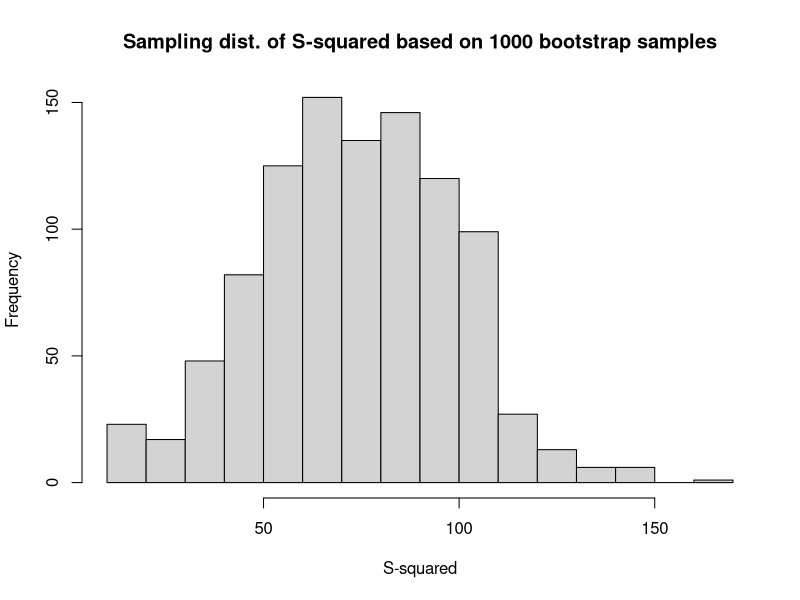
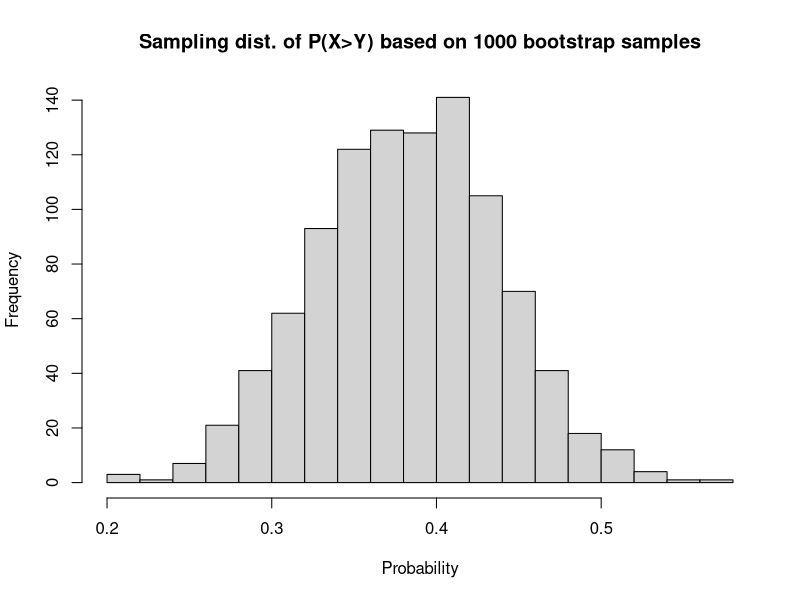

Reproduce these figures in R, in order.
#=====================================
#R code for chapter 6
#=====================================

#====================================================
#Example: Distribution of sample variance
x=c(55,69,46,51,68,57,48,56,55,52,44,73,55,46,47) #Original observations
varx=var(x) #Sample variance of x
print(varx)
B=1000 #Number of bootstrap samples
bootsam=matrix(NA,nrow=B,ncol=length(x)) #Matrix storing the bootstrap samples
#Note: it is typically not necessary to store the bootstrap samples - can demand a lot of
#memory if sample size is large

set.seed(1000) #Make sure the results are reproducible by setting a seed for the random number generator
#Note: If you are using R with version prior to 3.6.0, you will get a different random sequence when using
#the function "sample" (even when the same seed is used). This is because a patch has been made to the
#random number generator in version 3.6.0.

resvec=rep(NA,B) #Vector storing the bootstrap estimates of the sample variance
for (i in 1:B){
	thissam=sample(x=x,size=length(x),replace=TRUE) #Sample from the x's
	bootsam[i,]=thissam
	resvec[i]=var(thissam)
	if(i%%100==0) print(i) #Print every 100th run
}

hist(resvec,main="Sampling dist. of S-squared based on 1000 bootstrap samples",xlab="S-squared")

mean(resvec) #mean value of the bootstrap estimates
mean(resvec-varx) #bias
mean((resvec-mean(resvec))^2) #variance
mean((resvec-varx)^2) #mse
sort(resvec)[B*0.025] #lower limit of 95% bootstrap CI (percentile)
sort(resvec)[B*0.975] #upper limit of 95% bootstrap CI (percentile)
2*varx-sort(resvec)[B*0.975] #lower limit of 95% bootstrap CI (pivot)
2*varx-sort(resvec)[B*0.025] #upper limit of 95% bootstrap CI (pivot)

#====================================================
#Example: P(X>Y)
mu1=30; sig1=10
mu2=35; sig2=10
trueprob=1-pnorm(0,mu1-mu2,sqrt(sig1^2+sig2^2))
trueprob #True prob that X>Y

estimator=function(x,y){#Define a function that estimates P(X>Y) given data
	count=0
	for(i in 1:length(y)){
		count=count+sum(x>y[i])
	}
	return(count/length(x)/length(y))
}

set.seed(2000) #Make sure the results are reproducible by setting a seed for the random number generator

x=rnorm(50,mu1,sig1); y=rnorm(50,mu2,sig2) #Our original samples
B=1000
resvec=rep(NA,B)
bootsamx=matrix(NA,nrow=B,ncol=length(x))
bootsamy=matrix(NA,nrow=B,ncol=length(y))
theta=estimator(x,y)

for(i in 1:B){
	thissamx=sample(x=x,size=length(x),replace=TRUE) #Sample from the x's
	thissamy=sample(x=y,size=length(y),replace=TRUE) #Sample from the y's
	bootsamx[i,]=thissamx
	bootsamy[i,]=thissamy
	resvec[i]=estimator(thissamx,thissamy)
	if(i%%100==0) print(i) #Print every 100th run
}

hist(resvec,main="Sampling dist. of P(X>Y) based on 1000 bootstrap samples",xlab="Probability",breaks=20)

mean(resvec) #mean value of the bootstrap estimates
mean(resvec-theta) #bias
mean((resvec-mean(resvec))^2) #variance
mean((resvec-theta)^2) #mse
sort(resvec)[B*0.025] #lower limit of 95% bootstrap CI (percentile)
sort(resvec)[B*0.975] #upper limit of 95% bootstrap CI (percentile)
2*theta-sort(resvec)[B*0.975] #lower limit of 95% bootstrap CI (pivot)
2*theta-sort(resvec)[B*0.025] #upper limit of 95% bootstrap CI (pivot)
